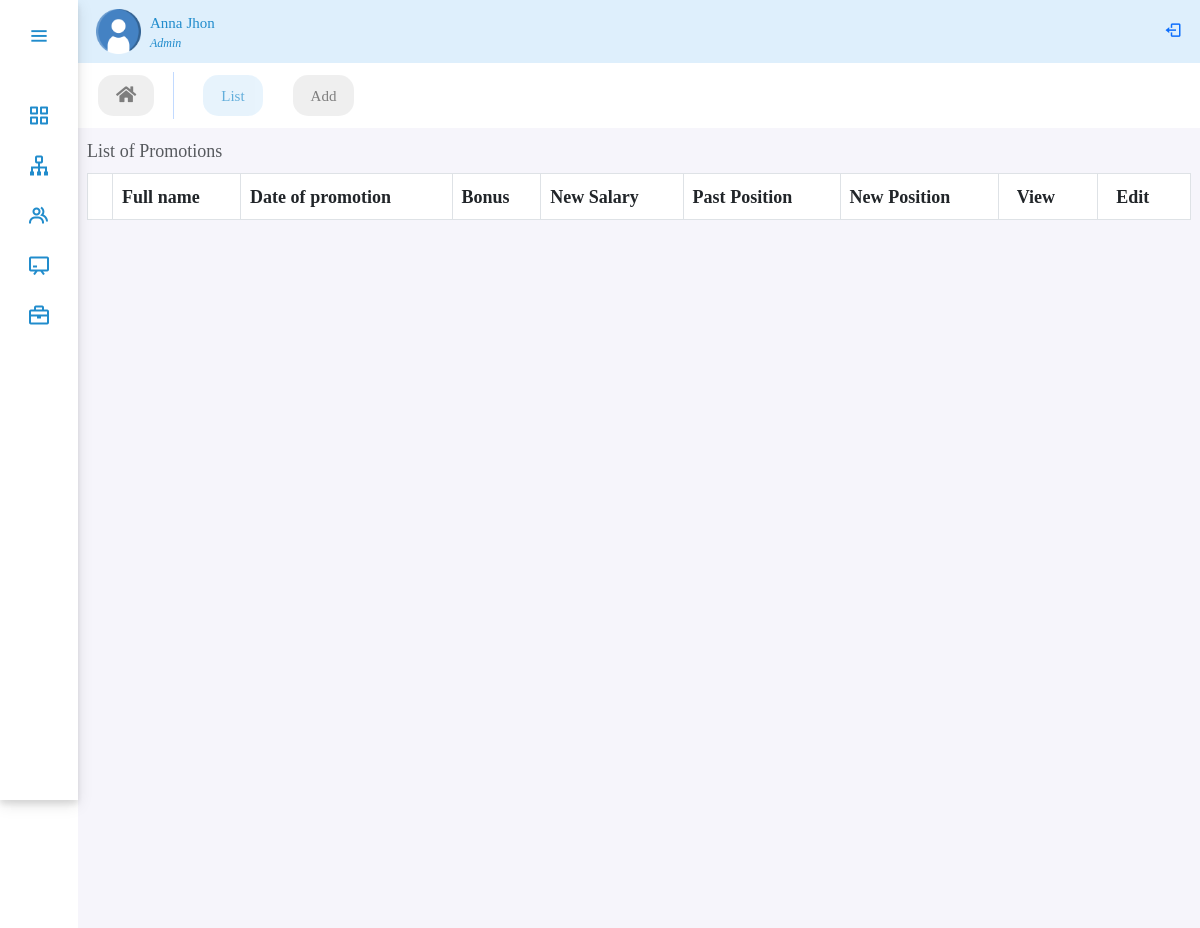
Page /panel/promotion on the earlier database version.
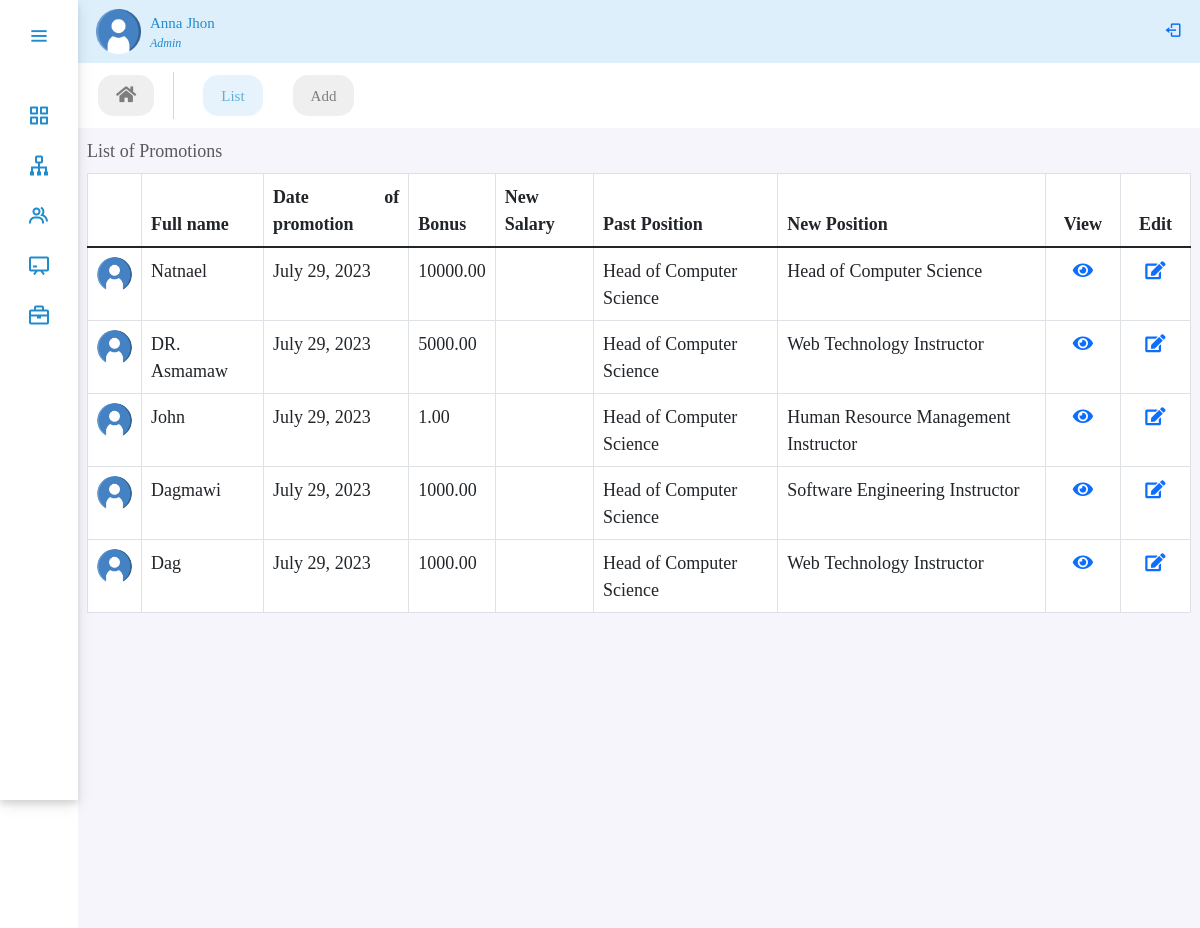
Same page on the later database version.
### performance/models.py (models this page shows, shortened)
class Promotion(models.Model):
    employee = models.ForeignKey(
        Employee, on_delete=models.SET_NULL, null=True, related_name='promoted_employee')
    date_of_promotion = models.DateField(null=True)
    reason = models.CharField(max_length=100, null=True)
    note = models.TextField(blank=True, null=True)
    bonus = models.DecimalField(
        max_digits=10, decimal_places=2, blank=True, null=True)
    past_position = models.ForeignKey(
        Designation, on_delete=models.SET_NULL, null=True, related_name='past_position'
    )
    new_position = models.ForeignKey(
        Designation, on_delete=models.SET_NULL, null=True, related_name='new_position'
    )
    new_position = models.ForeignKey(
        Designation, on_delete=models.SET_NULL, null=True, related_name='new')
    employment_type = models.CharField(
        max_length=20, choices=Employee.EMPLOYMENT_TYPE_CHOICES, null=True, blank=True)

class Employee(models.Model):
    user = models.OneToOneField(
        CustomUser, on_delete=models.CASCADE, null=True, related_name='user')
    GENDER_CHOICES = (
        ('M', 'Male'),
        ('F', 'Female'),
    )
    MARITAL_STATUS_CHOICES = (
        ('S', 'Single'),
        ('M', 'Married'),
        ('D', 'Divorced'),
        ('W', 'Widowed'),
    )
    EMPLOYMENT_TYPE_CHOICES = (
        ('fulltime_permanent', 'Fulltime Permanent'),
        ('fulltime_probation', 'Fulltime Probation'),
        ('part_time_contract', 'Part Time Contract'),
    )
    STATUS_CHOICES = (
        ('A', 'Active'),
        ('IN', 'Inactive'),
    )
    avatar = models.ImageField(upload_to='avatar/', null=True, blank=True)
    gender = models.CharField(max_length=1, choices=GENDER_CHOICES, null=True)
    dob = models.DateField(blank=True, null=True)
    nationality = models.CharField(max_length=100, null=True, blank=True)
    marital_status = models.CharField(
        max_length=50, choices=MARITAL_STATUS_CHOICES, null=True, blank=True)
    phone_number = models.CharField(max_length=20, null=True, blank=True)
    email = models.EmailField(max_length=254)
    address = models.CharField(max_length=100, null=True, blank=True)
    joined_date = models.DateField(null=True)
    department = models.ForeignKey(
        Department, on_delete=models.SET_NULL, null=True, blank=True)
    designation = models.ForeignKey(
        Designation, on_delete=models.SET_NULL, null=True)
    employment_type = models.CharField(
        max_length=20, choices=EMPLOYMENT_TYPE_CHOICES, null=True)
    salary = models.DecimalField(
        max_digits=10, decimal_places=2, null=True, blank=True)
    promotion_designation = models.ForeignKey(
        Designation, on_delete=models.SET_NULL, related_name='promotion', null=True, blank=True)
    manager = models.ForeignKey(
        CustomUser, on_delete=models.SET_NULL, null=True, blank=True)
    created_at = models.DateTimeField(auto_now_add=True, null=True, blank=True)
    updated_at = models.DateTimeField(auto_now=True, null=True, blank=True)
    status = models.CharField(max_length=50, null=True, choices=STATUS_CHOICES)
    note = models.TextField(blank=True, null=True)

class CustomUser(AbstractBaseUser, PermissionsMixin):
    user_id = models.CharField(max_length=10, unique=True)
    first_name = models.CharField(max_length=30)
    last_name = models.CharField(max_length=30)
    is_active = models.BooleanField(default=True)
    is_manager = models.BooleanField(default=False)
    is_employee = models.BooleanField(default=False)
    is_admin = models.BooleanField(default=False)
    is_staff = models.BooleanField(default=False)
    is_superuser = models.BooleanField(default=False)
    objects = UserManager()
    USERNAME_FIELD = 'user_id'
    REQUIRED_FIELDS = ['first_name', 'last_name']

class Designation(models.Model):
    department = models.ForeignKey(
        Department, on_delete=models.SET_NULL, related_name='designations', null=True, blank=True)
    job_title = models.CharField(max_length=100, null=True)
    created_at = models.DateTimeField(auto_now_add=True, null=True)
    updated_at = models.DateTimeField(auto_now=True, null=True)
    def __str__(self):
        return self.job_title

### performance/views.py (the view)
# urls.py: path('panel/promotion', views.PromotionListView.as_view(), name='promotion'),
class PromotionListView(ListView):
    model = Promotion
    template_name = 'performance/promotion/promotion.html'
    context_object_name = 'promotions'

### performance/templates/performance/promotion/promotion.html (shortened to what this page needs)
{% extends 'performance/adminPanel.html' %}
{% load static %}
{% block body %}
<ul class="nav panelNav fw-medium">
    <li class="nav-item">
        <a class="nav-link" href="{% url 'dashboard' %}"><i class="fa fa-home"></i></a>
    </li>
    <li class="nav-item">
        <a class="nav-link active" href="{% url 'promotion' %}"> List</a>
    </li>
    <li class="nav-item">
        <a class="nav-link" href="{% url 'promotion_create' %}">Add</a>
    </li>
</ul>
<div class="table-responsive table-hover home-section px-lg-2">
    <table class="table table-bordered caption-top">
        <caption>List of Promotions</caption>
        <thead>
            <tr>
            <th></th>
            <th scope="col">Full name</th>
            <th scope="col">Date of promotion</th>
            <th scope="col">Bonus</th>
            <th scope="col">New Salary</th>
            <th scope="col">Past Position</th>
            <th scope="col">New Position</th>
            <th class="px-3">View</th>
            <th class="px-3" >Edit</th>
            </tr>
        </thead>
        <tbody class="table-group-divider">
            {% for promotion in promotions %}
            <tr>
                <td class="text-center"><img src="/media/avatar/user.png" style="width:35px; height:35px; border-radius: 100%;"></td>
                <td>{{promotion.employee.user.first_name}} {{promotions.employee.user.last_name}}</td>
                <td>{{promotion.date_of_promotion}}</td>
                <td>{{promotion.bonus}}</td>
                <td>{{promotion.new_salary}}</td>
                <td style="text-align:left;">{{promotion.past_position}}</td>
                <td style="text-align:left;">{{promotion.new_position}}</td>
                <td class="text-center"><a href="{% url 'promotion_detail' promotion.id %}"><i class="fas fa-eye" ></i></a></td>
                <td class="text-center"><a href="{% url 'promotion_update' promotion.id %}" ><i class="fas fa-edit"></i></a></td>
            </tr>
            {%endfor%}
        </tbody>
    </table>
</div>
{% endblock body %}

Differences in the rows shown:
added Promotion: employee.user.first_name "Natnael", date_of_promotion "July 29, 2023", bonus "10000.00", past_position "Head of Computer Science", new_position "Head of Computer Science"
added Promotion: employee.user.first_name "DR. Asmamaw", date_of_promotion "July 29, 2023", bonus "5000.00", past_position "Head of Computer Science", new_position "Web Technology Instructor"
added Promotion: employee.user.first_name "John", date_of_promotion "July 29, 2023", bonus "1.00", past_position "Head of Computer Science", new_position "Human Resource Management Instructor"
added Promotion: employee.user.first_name "Dagmawi", date_of_promotion "July 29, 2023", bonus "1000.00", past_position "Head of Computer Science", new_position "Software Engineering Instructor"
added Promotion: employee.user.first_name "Dag", date_of_promotion "July 29, 2023", bonus "1000.00", past_position "Head of Computer Science", new_position "Web Technology Instructor"
